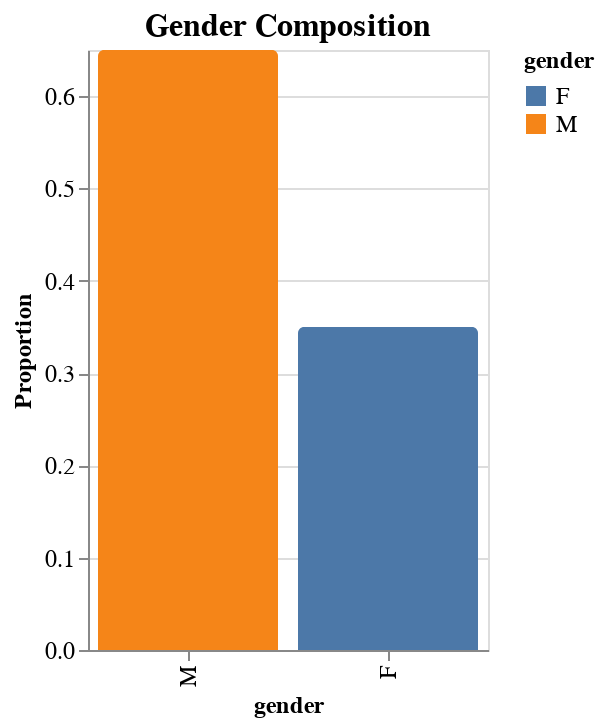

This figure's notebook cell:
### Markdown cell above
**What type of bachelor and MBA degree is more popular?**

### Code cell
# gender distribution 
source = recruit.groupby('gender')[['sl_no']].count().reset_index()
source['proportion'] = (source['sl_no']/sum(source['sl_no'])).round(2)

alt.Chart(source).mark_bar(
    cornerRadiusTopLeft=3,
    cornerRadiusTopRight=3
).encode(
    alt.X('gender',sort='-y'),
    alt.Y('proportion', title='Proportion'),
    color = 'gender:N'
).properties(
    title="Gender Composition",   
    width=200
).configure_title(fontSize=16).configure_axis(
    labelFontSize=12, 
    titleFontSize=12  
).configure_legend(
    labelFontSize=12,
    titleFontSize=12
)

### Figure 1 — Vega-Lite specification as saved in the notebook (floating-point values rounded to 4 significant figures)
{"config": {"view": {"continuousWidth": 400, "continuousHeight": 300}, "axis": {"labelFontSize": 12, "titleFontSize": 12}, "legend": {"labelFontSize": 12, "titleFontSize": 12}, "title": {"fontSize": 16}}, "data": {"name": "data-b9d0e592a4ed326432f530ea0cc9761e"}, "mark": {"type": "bar", "cornerRadiusTopLeft": 3, "cornerRadiusTopRight": 3}, "encoding": {"color": {"type": "nominal", "field": "gender"}, "x": {"type": "nominal", "field": "gender", "sort": "-y"}, "y": {"type": "quantitative", "field": "proportion", "title": "Proportion"}}, "title": "Gender Composition", "width": 200, "$schema": "https://vega.github.io/schema/vega-lite/v4.8.1.json", "datasets": {"data-b9d0e592a4ed326432f530ea0cc9761e": [{"gender": "F", "sl_no": 76, "proportion": 0.35}, {"gender": "M", "sl_no": 139, "proportion": 0.65}]}}
